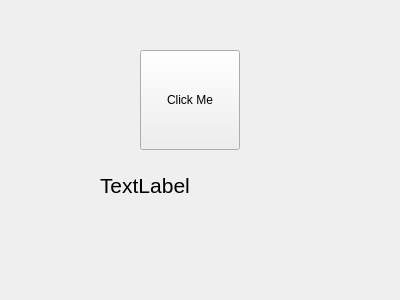
<?xml version="1.0" encoding="UTF-8"?>
<ui version="4.0">
 <class>Form</class>
 <widget class="QWidget" name="Form">
  <property name="geometry">
   <rect>
    <x>0</x>
    <y>0</y>
    <width>400</width>
    <height>300</height>
   </rect>
  </property>
  <property name="windowTitle">
   <string>Form</string>
  </property>
  <property name="styleSheet">
   <string notr="true">QLabel {
color:&quot;Green&quot;
}</string>
  </property>
  <widget class="QPushButton" name="pushButton">
   <property name="geometry">
    <rect>
     <x>140</x>
     <y>50</y>
     <width>100</width>
     <height>100</height>
    </rect>
   </property>
   <property name="styleSheet">
    <string notr="true">QPushButton {
background-color:&quot;red&quot;

}

QLabel {
color:&quot;green&quot;
}</string>
   </property>
   <property name="text">
    <string>Click Me</string>
   </property>
  </widget>
  <widget class="QLabel" name="label">
   <property name="geometry">
    <rect>
     <x>100</x>
     <y>160</y>
     <width>200</width>
     <height>50</height>
    </rect>
   </property>
   <property name="font">
    <font>
     <pointsize>16</pointsize>
    </font>
   </property>
   <property name="text">
    <string>TextLabel</string>
   </property>
  </widget>
 </widget>
 <resources/>
 <connections/>
</ui>
